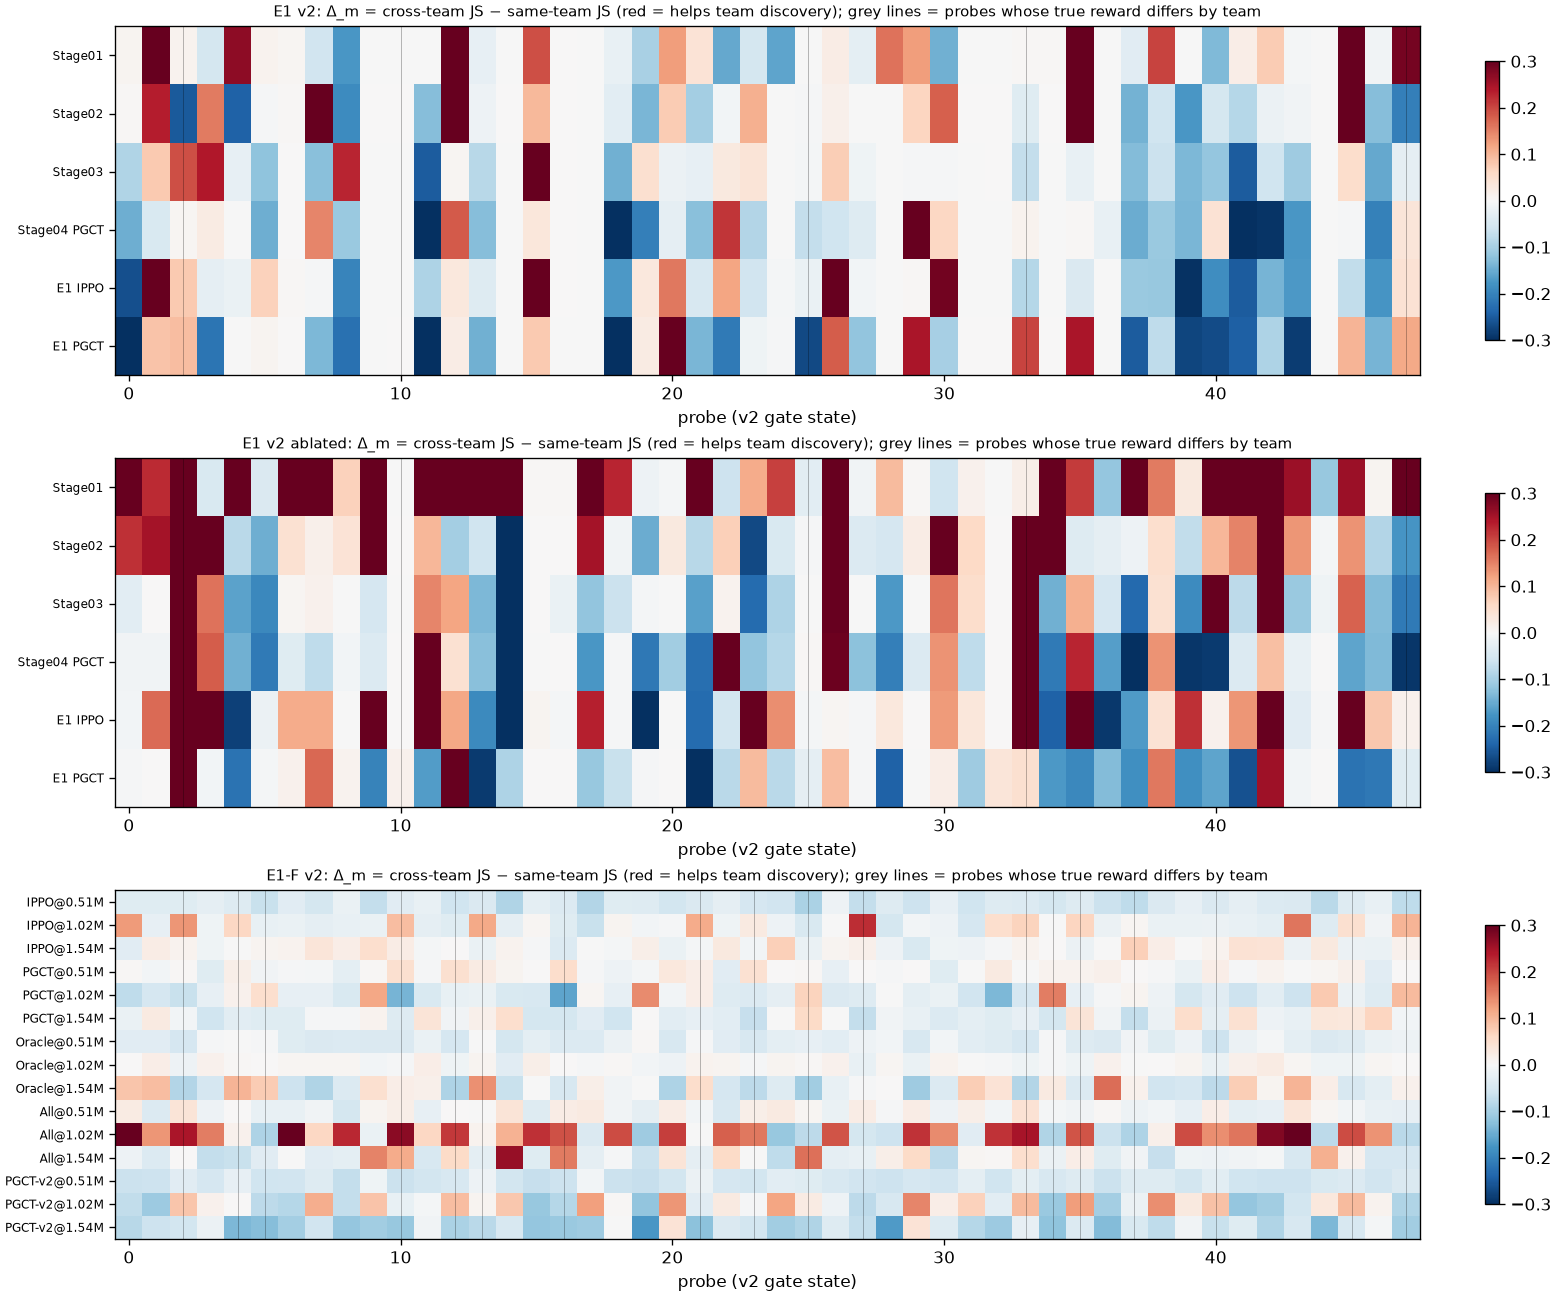

Write Python code to recreate this figure.
"""Per-probe team separation Delta_m and probe weighting for the policy probe.  Frozen models only.

Delta_m = mean_{cross-team pairs} JS_m - mean_{same-team pairs} JS_m  (PGCT rule: zero hidden, unmasked, ln JS).
Team labels are used only offline, to score probes and to build diagnostic (oracle) weights.

Weightings of the per-probe JS (applied to every pair alike, so D stays symmetric):
  uniform            current PGCT
  reward magnitude   max_a |r(s_m, a)| from the real env, averaged over teams      (user's idea, literal)
  team reward diff   max_a |r_red(s_m, a) - r_blue(s_m, a)| from the real env       (designer prior)
  agent spread       variance of the 4 actors' action distributions on probe m     (label-free)
  oracle held-out    max(Delta_m, 0) estimated on OTHER data (leave-one-model-out / previous checkpoint)
  oracle in-sample   max(Delta_m, 0) on the same data (optimistic, upper bound only)

Banks are shared across the models compared, so held-out weights are defined on the same probes:
  E1 family (Stage01-04, sp E1 IPPO/PGCT): v2 E1 gate bank, and the same bank with team-relative inputs zeroed
  E1-F (IPPO/PGCT/Oracle/All/PGCT-v2 checkpoints): v2 E1-F gate bank

    python output/probe_weight_20261019/delta_m.py
"""
from __future__ import annotations

import json
import sys
from dataclasses import fields
from pathlib import Path

import matplotlib
matplotlib.use("Agg")
import matplotlib.pyplot as plt
import numpy as np
import torch

ROOT = Path(__file__).resolve().parents[2]
sys.path.insert(0, str(ROOT))
from examples import train_recurrent_ippo_consensus as T  # noqa: E402
from examples.diagnose_pgct_rollout_compatibility import load_model, model_hash  # noqa: E402
from latent_team import probes_v2 as P2  # noqa: E402

sys.path.insert(0, str(ROOT / "output/probe_connect_20261019"))
from analyze import ablate  # noqa: E402  (same team-relative input removal as E30)

OUT = Path(__file__).resolve().parent
CUR = ROOT / "runs/pgct09700_physical_mixing_20260929_155338_079437"
SP = ROOT / "runs/sp_20261008_120638_983201"
E1F_C = ROOT / "runs/e1f_20261018_124343_main_canonical"
E1F_V = ROOT / "runs/e1f_20261018_124343_main_v2"
E1_BANK = ROOT / "output/env_view_20261015/probes_v2/probe_bank_v2_e1_s1.pt"
E1F_BANK = E1F_V / "probe_bank_v2_e1f_s1.pt"
E1_MODELS = {
    "Stage01": CUR / "stage01_4ag_physical_home1.000/final.pt",
    "Stage02": CUR / "stage02_4ag_physical_home0.875/final.pt",
    "Stage03": CUR / "stage03_4ag_physical_home0.750/final.pt",
    "Stage04 PGCT": CUR / "stage04_4ag_physical_home0.500/final.pt",
    "E1 IPPO": SP / "e1_ippo_s1/final.pt",
    "E1 PGCT": SP / "e1_pgct_s1/final.pt",
}
E1F_JOBS = {"IPPO": E1F_C / "e1f_ippo_s1", "PGCT": E1F_C / "e1f_pgct_s1", "Oracle": E1F_C / "e1f_oracle_s1",
            "All": E1F_C / "e1f_all_s1", "PGCT-v2": E1F_V / "e1f_pgct_s1"}
E1F_CKPTS = ["checkpoint_00500.pt", "checkpoint_01000.pt", "checkpoint_01500.pt"]
PAIRS = [(i, j) for i in range(4) for j in range(i + 1, 4)]
N_ACT = 5


@torch.inference_mode()
def per_probe(agents, seq):
    P = []
    for net in agents:
        h, _ = net.initial_hidden(len(seq), torch.device("cpu"))
        logits, _ = net._actor_step(seq, h)
        P.append(logits.softmax(-1).numpy().astype(np.float64))
    P = np.stack(P)  # [agent, probe, action]
    kl = lambda a, b: (a * (np.log(np.maximum(a, 1e-12)) - np.log(np.maximum(b, 1e-12)))).sum(-1)
    js = {}
    for i, j in PAIRS:
        m = (P[i] + P[j]) / 2
        js[(i, j)] = 0.5 * kl(P[i], m) + 0.5 * kl(P[j], m)
    return js, P


def delta(js, teams):
    same = np.mean([v for (i, j), v in js.items() if teams[i] == teams[j]], 0)
    cross = np.mean([v for (i, j), v in js.items() if teams[i] != teams[j]], 0)
    return cross - same


def score(js, teams, w):
    D = np.zeros((4, 4))
    for (i, j), v in js.items():
        D[i, j] = D[j, i] = float(np.sum(w * v) / max(np.sum(w), 1e-12))
    mate = [next(j for j in range(4) if j != i and teams[j] == teams[i]) for i in range(4)]
    same = [D[i, j] for i, j in PAIRS if teams[i] == teams[j]]
    cross = [D[i, j] for i, j in PAIRS if teams[i] != teams[j]]
    auc = float(np.mean([1.0 if s < c else 0.5 if s == c else 0.0 for s in same for c in cross]))
    nearest = int(sum(min((j for j in range(4) if j != i), key=lambda j: D[i, j]) == mate[i] for i in range(4)))
    return dict(auroc=auc, nearest_is_mate=nearest, gap=float(np.mean(cross) - np.mean(same)))


def oracle_rewards(ck, bank):
    """r[team, probe, action] from the real env with an agent of that team in the probe's physical state."""
    agents, meta = load_model(ck)
    cfg = meta["config"]
    env_kwargs = dict(T._load_checkpoint(str(ck), torch.device("cpu"))["effective_env_kwargs"])
    real = P2.ProbeRealiser(cfg["env_id"], env_kwargs, cfg["observation_format"], seed=1)
    names = {f.name for f in fields(P2.Scenario)}
    R = np.zeros((2, len(bank["gate_scenarios"]), N_ACT))
    try:
        for t in range(2):
            for m, sc in enumerate(bank["gate_scenarios"]):
                for a in range(N_ACT):
                    real.realise(P2.Scenario(**{**{n: sc[n] for n in names if n in sc}, "team": t}))
                    _, rewards, *_ = real.env.step([a, 0, 0, 0])
                    R[t, m, a] = float(np.asarray(rewards)[0])
    finally:
        real.close()
    return R


def teams_of(ck):
    agents, meta = load_model(ck)
    cfg = meta["config"]
    env_kwargs = dict(T._load_checkpoint(str(ck), torch.device("cpu"))["effective_env_kwargs"])
    with T.make_env(cfg["env_id"], env_kwargs, cfg["observation_format"]) as env:
        env.reset(seed=0)
        return [int(t) for t in np.asarray(env.unwrapped.agent_team_ids)]


def spearman(a, b):
    ra, rb = np.argsort(np.argsort(a)), np.argsort(np.argsort(b))
    return float(np.corrcoef(ra, rb)[0, 1])


def analyse(family, items, bank_seq, R, holdout):
    """items: {name: (js, P, teams)}; holdout: 'loo' or 'previous' (ordered names)."""
    w_mag = np.abs(R).max(2).mean(0)
    w_diff = np.abs(R[0] - R[1]).max(1)
    deltas = {n: delta(js, teams) for n, (js, P, teams) in items.items()}
    names = list(items)
    rows = {}
    for k, n in enumerate(names):
        js, P, teams = items[n]
        if holdout == "loo":
            ref = [deltas[o] for o in names if o != n]
        else:  # previous checkpoint of the same job
            prev = names[k - 1] if k > 0 and names[k - 1].split("@")[0] == n.split("@")[0] else None
            ref = [deltas[prev]] if prev else []
        w_ho = np.maximum(np.mean(ref, 0), 0) if ref else None
        weights = {"uniform": np.ones(len(bank_seq)), "reward magnitude": w_mag, "team reward diff": w_diff,
                   "agent spread": P.var(0).sum(-1), "oracle in-sample": np.maximum(deltas[n], 0)}
        if w_ho is not None and w_ho.sum() > 0:
            weights["oracle held-out"] = w_ho
        d = deltas[n]
        rows[n] = dict(delta_mean=float(d.mean()), delta_pos_frac=float((d > 0).mean()),
                       delta_max=float(d.max()), delta_min=float(d.min()),
                       spearman_delta_vs_reward_magnitude=spearman(d, w_mag),
                       spearman_delta_vs_team_reward_diff=spearman(d, w_diff),
                       weighted={k2: score(js, teams, w) for k2, w in weights.items()})
        line = " ".join(f"{k2}={v['auroc']:.2f}" for k2, v in rows[n]["weighted"].items())
        print(f"[{family}] {n:22s} Δ mean={d.mean():+.4f} Δ>0 {100 * (d > 0).mean():3.0f}% | AUROC {line} | "
              f"ρ(Δ,|r|)={rows[n]['spearman_delta_vs_reward_magnitude']:+.2f} ρ(Δ,team diff)="
              f"{rows[n]['spearman_delta_vs_team_reward_diff']:+.2f}", flush=True)
    return rows, deltas, dict(reward_magnitude=w_mag.tolist(), team_reward_diff=w_diff.tolist(),
                              probes_with_team_reward_diff=int((w_diff > 1e-9).sum()))


def main():
    torch.set_num_threads(2)
    results = {}
    # E1 family, common v2 E1 bank (+ ablated)
    e1_bank = torch.load(E1_BANK, map_location="cpu", weights_only=False)
    R_e1 = oracle_rewards(SP / "e1_ippo_s1/final.pt", e1_bank)
    for label, seq in (("E1 v2", e1_bank["sequences"][:, 0].float()),
                       ("E1 v2 ablated", ablate(e1_bank["sequences"].float())[:, 0])):
        items = {}
        for n, ck in E1_MODELS.items():
            agents, _ = load_model(ck); h = model_hash(agents)
            js, P = per_probe(agents, seq)
            assert h == model_hash(agents)
            items[n] = (js, P, [0, 1, 0, 1])
        rows, deltas, rew = analyse(label, items, seq, R_e1, "loo")
        results[label] = dict(rows=rows, reward=rew, deltas={k: v.tolist() for k, v in deltas.items()})
    # E1-F checkpoints, common v2 E1-F bank
    f_bank = torch.load(E1F_BANK, map_location="cpu", weights_only=False)
    seq = f_bank["sequences"][:, 0].float()
    R_f = oracle_rewards(E1F_C / "e1f_ippo_s1" / E1F_CKPTS[-1], f_bank)
    teams = teams_of(E1F_C / "e1f_ippo_s1" / E1F_CKPTS[-1])
    items = {}
    for job, d in E1F_JOBS.items():
        for c in E1F_CKPTS:
            agents, meta = load_model(d / c); h = model_hash(agents)
            js, P = per_probe(agents, seq)
            assert h == model_hash(agents)
            items[f"{job}@{meta['env_steps'] / 1e6:.2f}M"] = (js, P, teams)
    rows, deltas, rew = analyse("E1-F v2", items, seq, R_f, "previous")
    results["E1-F v2"] = dict(rows=rows, reward=rew, teams=teams, deltas={k: v.tolist() for k, v in deltas.items()})
    (OUT / "results.json").write_text(json.dumps(results, indent=2), encoding="utf-8")
    plot(results)
    print(f"probes with any team reward difference: E1 {results['E1 v2']['reward']['probes_with_team_reward_diff']}/48,"
          f" E1-F {results['E1-F v2']['reward']['probes_with_team_reward_diff']}/48", flush=True)


def plot(results):
    fams = list(results)
    fig, axes = plt.subplots(len(fams), 1, figsize=(13, 3.6 * len(fams)), constrained_layout=True)
    for ax, fam in zip(axes, fams):
        D = np.array(list(results[fam]["deltas"].values()))
        im = ax.imshow(D, aspect="auto", cmap="RdBu_r", vmin=-0.3, vmax=0.3)
        ax.set_yticks(range(len(D)), list(results[fam]["deltas"]), fontsize=7)
        ax.set_xlabel("probe (v2 gate state)")
        diff = np.array(results[fam]["reward"]["team_reward_diff"]) > 1e-9
        for m in np.flatnonzero(diff):
            ax.axvline(m, color="k", lw=0.4, alpha=0.4)
        ax.set_title(f"{fam}: Δ_m = cross-team JS − same-team JS (red = helps team discovery); "
                     f"grey lines = probes whose true reward differs by team", fontsize=9)
        fig.colorbar(im, ax=ax, shrink=0.8)
    fig.savefig(OUT / "delta_m.png", dpi=120)


if __name__ == "__main__":
    main()
